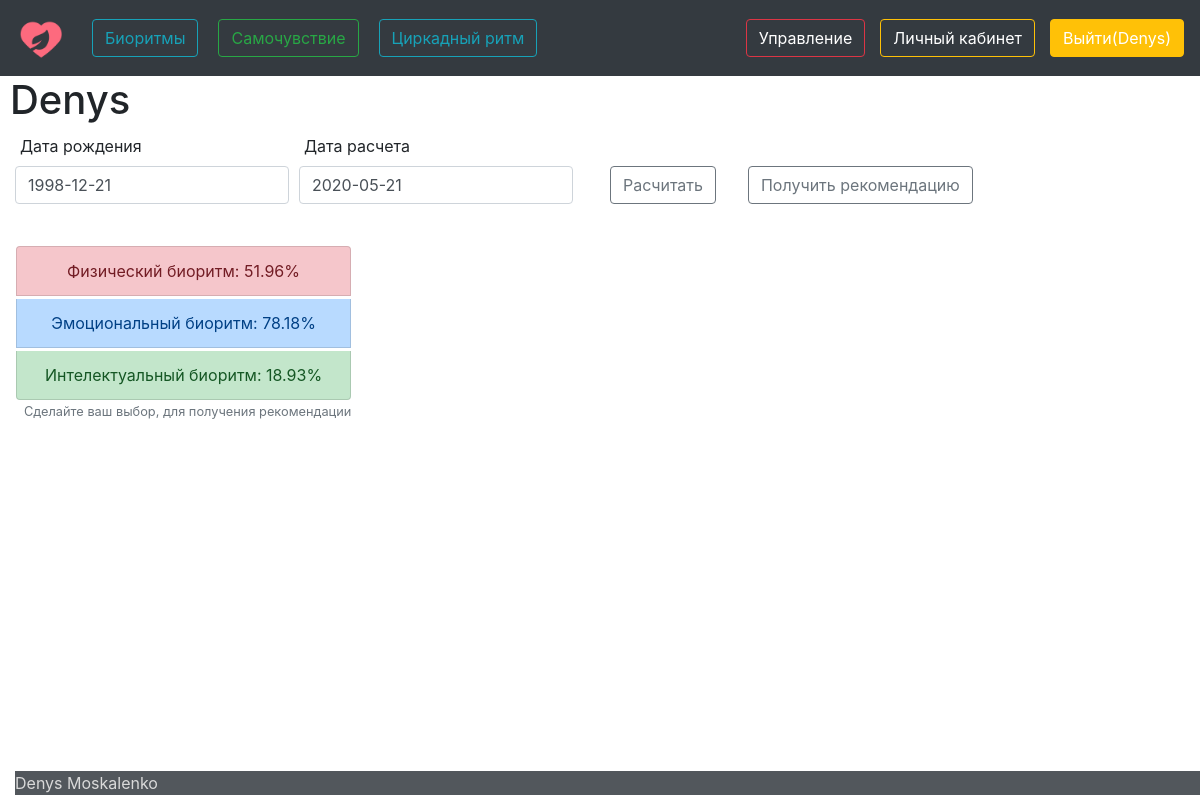
Screenshot of /bioresult/ (signed in) with the database file from the repository.
### afront/models.py (models this page shows)
class BiorythmsModel(models.Model):
    person = models.OneToOneField(Human, on_delete=models.CASCADE)
    birth_date = models.CharField(max_length=10)
    calculate_date = models.CharField(max_length=10)
    phys = models.FloatField(default=0)
    mind = models.FloatField(default=0)
    intel = models.FloatField(default=0)

### afront/views.py (the view, shortened to what this page needs)
# urls.py: re_path('bioresult/', views.Bioresult.as_view()),
class Bioresult(TemplateView):
    def get(self, request):
        try:
            person = Human.objects.get(email=request.user.email)
            peid = person.id
            model = BiorythmsModel.objects.get(person=peid)
            birthday = model.birth_date
        except ObjectDoesNotExist:
            model = ''
            birthday = ''
        try:
            today = model.calculate_date
        except ObjectDoesNotExist:
            today = datetime.date.today().strftime("%Y-%m-%d")
        chek = True
        ctx = {
            'today': today,
            'birthday': birthday,
            'phys': model.phys,
            'mind': model.mind,
            'intel': model.intel,
            'chek': chek,
        }
        return render(request, 'bioresult.html', ctx)

### afront/templates/bioresult.html (shortened to what this page needs)
{% extends 'biorythms.html' %}
{% block content1 %}
<form action="/bioresult/" method="post">
<div class="btn-group-vertical">
 <button class="btn list-group-item list-group-item-danger ml-3  mb-1" type="submit" id="samlox1" name="phys" value="phy"> Физический биоритм: {{phys}}%</button>
 <button class="btn list-group-item list-group-item-primary ml-3  mb-1"  type="submit" id="samlox2" name="mind" value="mi"> Эмоциональный биоритм: {{mind}}%</button>
 <button class="btn list-group-item list-group-item-success ml-3 mb-1" type="submit" id="samlox3" name="intel" value="int"> Интелектуальный биоритм: {{intel}}%</button>
</div>
<h6 class=" small text-muted mb-3 ml-4"> Сделайте ваш выбор, для получения рекомендации</h6>
</form>
<div class="container" style="margin-right: 100%; ">
{% endblock %}

### afront/templates/biorythms.html (shortened to what this page needs)
{% extends 'main.html' %}
{% block content %}
<h1>{{user.username}}
</h1>
{%if er%}
<h2>{{er}}<a href="/account">перейти</a></h2>
{%else%}
<form action="/biorythms/" method="post">
   <div class="form-row" style="margin:10px">
      <div class="col-md-2.5 mb-3">
        <label for="id_birth_date" style="margin-left: 5px">Дата рождения</label>
        <input type="text" class="form-control" name="birthday" maxlength="50"  id="id_birth_date" required value="{{birthday}}">
      </div>
      <div class="col-md-2.5 mb-3">
        <label for="id_calculate_date" style="margin-left: 5px">Дата расчета</label>
        <input type="text" class="form-control"  name="curentday" maxlength="50"  id="id_calculate_date"  required value="{{today}}">
      </div>
 <button class="btn btn-outline-secondary"  style="margin:32px" type="submit" name="count" >Расчитать</button>
 <a href=" /bioresult" role="button" class="btn btn-outline-secondary ml-0"  style="margin:32px" type="submit" >Получить рекомендацию </a>    </li>
    </div>
</form>
{% if chek%}
{% block content1 %}{% endblock %}
{%endif%}
{%endif%}
{% endblock %}

### afront/templates/main.html (shortened to what this page needs)
<!DOCTYPE html>
 {% load static %}
<html lang="en">
<head>
    <link rel="stylesheet" href="https://stackpath.bootstrapcdn.com/bootstrap/4.4.1/css/bootstrap.min.css" >
</head>
<body>
<header>
<nav class="navbar navbar-expand-lg navbar-dark bg-dark">
    <a href="/main" class="navbar-brand">
        <img width ="50" hight="40" alt="logo">
    </a>
{% if user.is_authenticated%}
        <ul class="navbar-nav mr-auto">
            <li class="nav-item"> <a class="btn btn-outline-info" href="/biorythms" role="button">Биоритмы</a>    </li>
            <li class="nav-item"> <a class="btn btn-outline-success" href="/well-being" role="button">Самочувствие</a>  </li>
            <li class="nav-item"> <a class="btn btn-outline-info" href="/circad" role="button">Циркадный ритм</a>  </li>
        </ul>
    {% if user.is_superuser%}
        <div class="navbar-text ml-9"  style="margin-right: 15px;">
            <a class="btn btn-outline-danger" href="/reduct" role="button">Управление</a>   </li>
        </div>
    {%endif%}
    <div class="navbar-text ml-9" style="margin-right: 15px;">
            <a class="btn btn-outline-warning" href="/account" role="button">Личный кабинет</a>    </li>
    </div>
    <div class="navbar-text ml-9">
            <a class="btn btn-warning" href="/logout" role="button">Выйти({{user.username}}) </a>    </li>
    </div>
    {%else%}
       <ul class="navbar-nav mr-auto " >
            <li class="nav-item"> <a class="btn btn-success " href="/auth" role="button">Войти</a>    </li>
            <li class="nav-item"> <a class="btn btn-info" href="/register" role="button">Зарегестрироваться</a>  </li>
        </ul>
    {%endif%}
</nav>
</header>
{% block content %}{% endblock %}
<footer class="page-footer font-small  bg-dark  bottom:10px  text" style="opacity: 85%"> Denys Moskalenko</footer>
</body>
</html>

### afront/templates/main.html (style rules this page uses)
nav a { margin-left: 0px; }
body { min-width: 100%; }
ul li { margin:0 10px; margin-bottom: 1px; margin-top: 1px; }
footer { position : fixed; bottom: 5px; color: lightgray; width : 100%; }
body { margin-left: 10px; }
h1 { margin-left: 10px; }

### rows the page displays
BiorythmsModel: birthday "1998-12-21", curentday "2020-05-21", phys "51.96", mind "78.18", intel "18.93"

### other values shown
{{ user.username }} "Denys"
